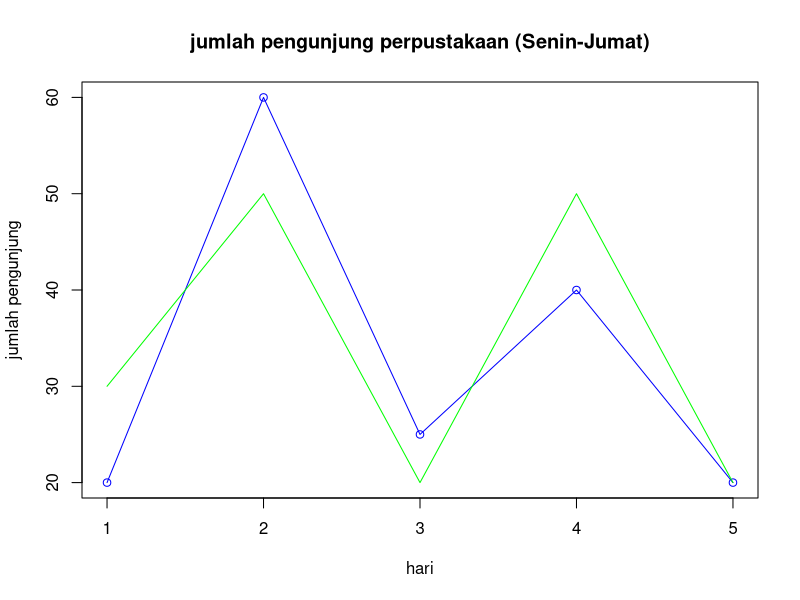

This figure's R source:
jumlah_kehadiran_perpustakaan_1 <- c(20, 60, 25, 40, 20)
jumlah_kehadiran_perpustakaan_2 <- c(30, 50, 20, 50, 20)
plot(jumlah_kehadiran_perpustakaan_1,
  type = "o", #jenis titik dan garis
  col = "blue", #color line
  xlab = "hari", #x label
  ylab = "jumlah pengunjung", #y label
  main = "jumlah pengunjung perpustakaan (Senin-Jumat)" #judul
)

lines(jumlah_kehadiran_perpustakaan_2,
  type = "l", #jenis titik dan garis
  col = "green" #color line
)